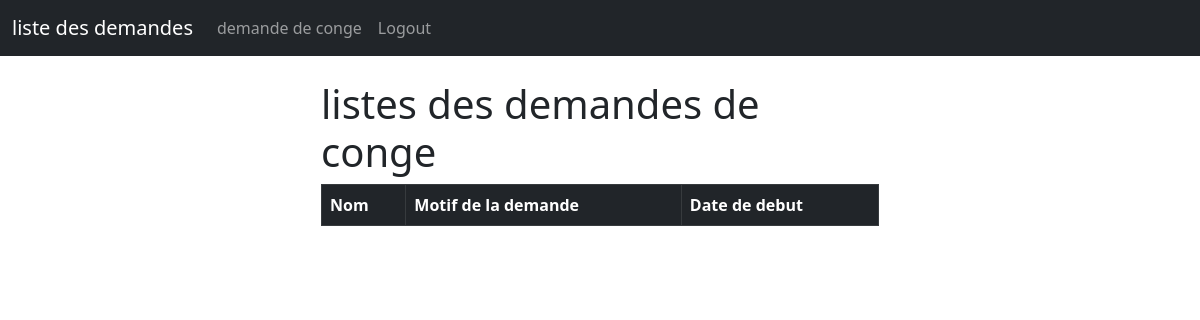
The page /chef/ (signed in) on the database as committed earlier.
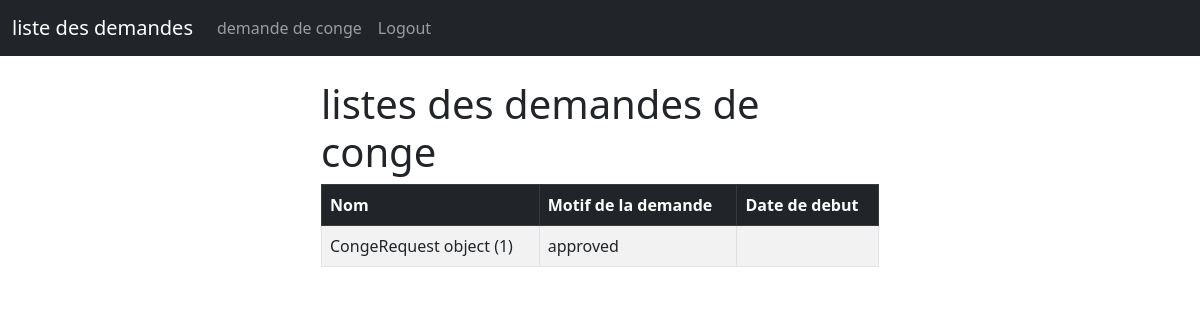
The same page on the database as committed later.
### conge/models.py (models this page shows)
class ChefResponse(models.Model):
    request = models.ForeignKey(CongeRequest, on_delete=models.CASCADE)
    response = models.CharField(max_length=20, choices=[('approved', 'Approuvé'), ('rejected', 'Rejeté')])
    comments = models.TextField(blank=True)

class CongeRequest(models.Model):
    user = models.ForeignKey(User, on_delete=models.CASCADE)
    motif = models.CharField(max_length=200)
    date_depart = models.DateField()
    date_arrivee = models.DateField()
    status = models.CharField(max_length=20, choices=[('pending', 'En attente'), ('approved', 'Approuvé'), ('rejected', 'Rejeté')], default='pending')

### conge/views.py (the view)
# urls.py: path('chef/', views.chef, name='chef'),
def chef(request):
    chefresponses = ChefResponse.objects.all()
    if request.method == 'POST':
        username = request.POST['username']
        password = request.POST['password']
        user = authenticate(request, username=username, password=password)
        if user is not None:
            login(request, user)
            messages.success(request, "Vous avez été connecté")
            return redirect('chef')
        else:
            messages.success(request, "une erreur s'est produite lors de la connexion, veuillez réessayer...")
            return redirect('chef')
    else:
        return render(request, 'chef.html', {'chefresponses':chefresponses})

### conge/templates/chef.html (shortened to what this page needs)
{% extends 'base.html'%}
{% block content%}
        <div class="col-md-6 offset-md-3">
        {% if user.is_authenticated %}
        <h1>listes des demandes de conge</h1>
            <table class="table table-striped table-hover table-bordered">
                <thead class="table-dark">
                <tr>
                    <th scope="col">Nom</th>
                    <th scope="col">Motif de la demande</th>
                    <th scope="col">Date de debut</th>
                </tr>
                </thead>
                <tbody>
                    {% if chefresponses %}
                    {% for chefresponse in chefresponses %}
                    <tr>
                    <td>{{ chefresponse.request }} </td>
                    <td> {{ chefresponse.response }}</td>
                    <td>{{ chefresponse.comments }}</td>
                </tr>
                    {% endfor %}
                {% endif %}
                </tbody>
            </table>
{% endif %}
{% endblock %}

Rows that differ between the two databases and show on the page:
added ChefResponse: request "CongeRequest object (1)", response "approved"
